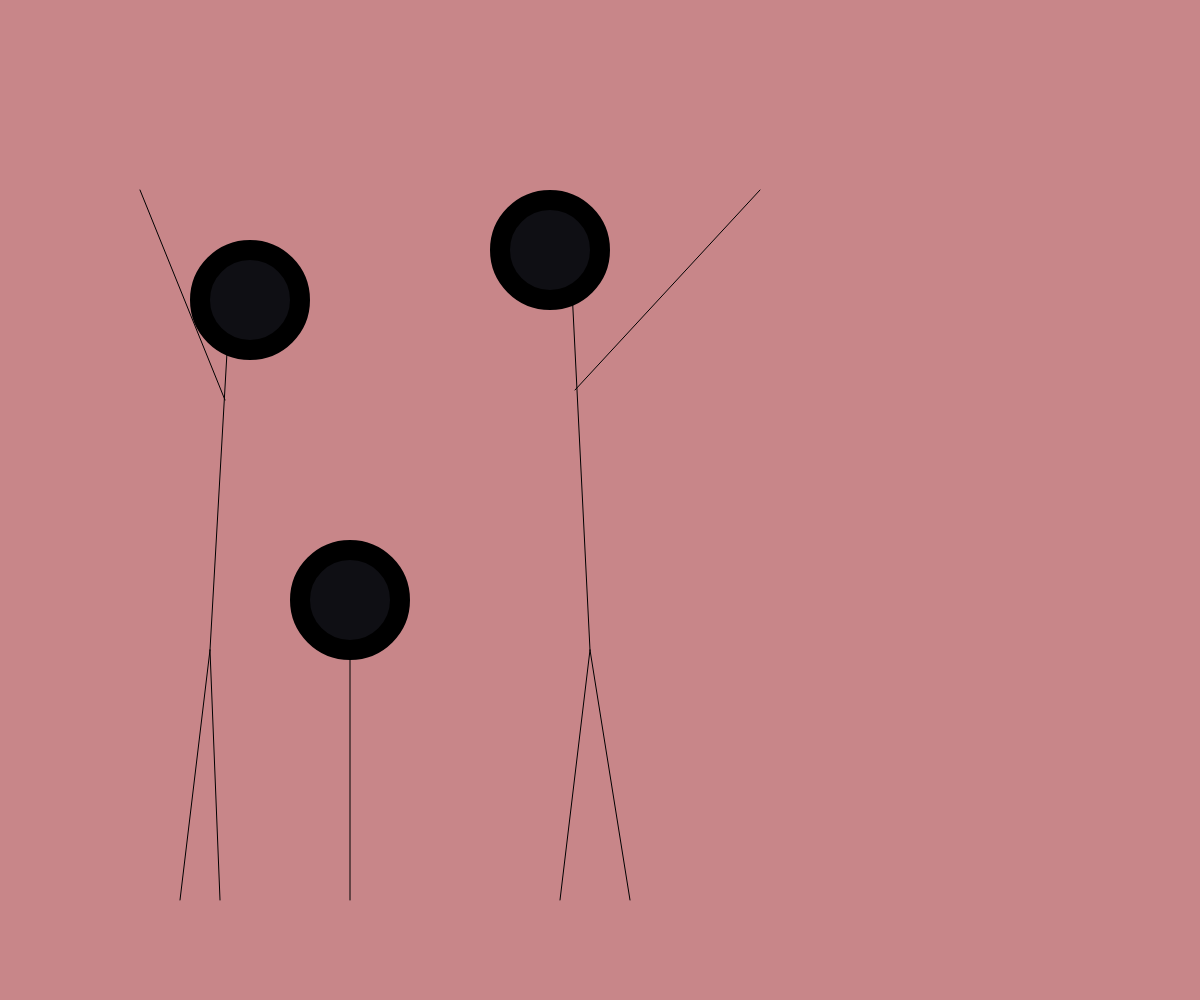
Frame 1 (no input)
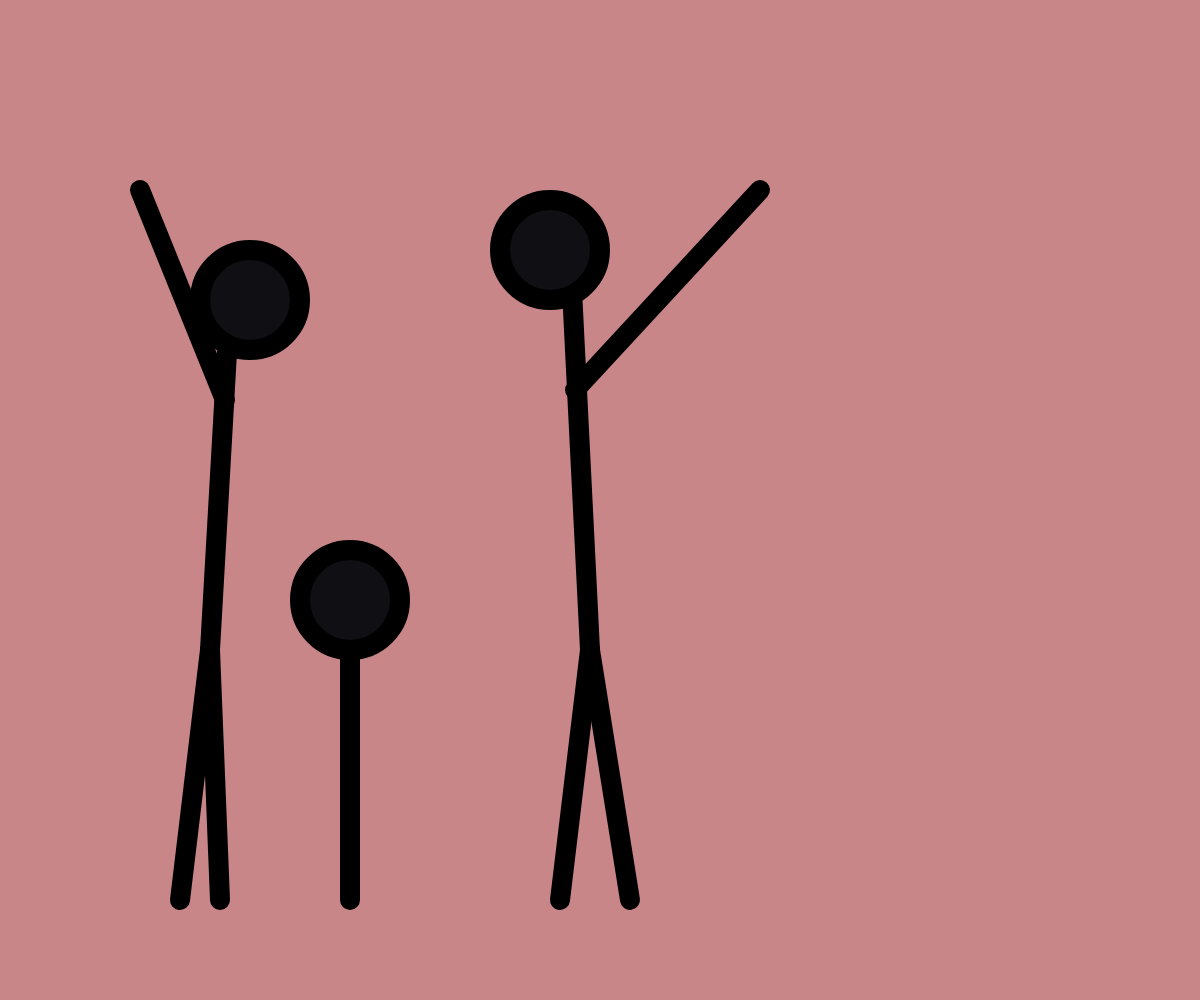
Frame 60 (no input)
Frame 120 (the mouse pressed at the canvas centre since frame 60): identical to frame 60, image omitted

The p5.js sketch that drew these frames (run headless with seeded random() and noise() and a simulated clock; from frame 60 on, the mouse is pressed at the canvas centre):

// p5.js sketch
// ── sketch.js
function setup() {
  createCanvas(windowWidth, windowHeight);
}

function draw() {
  background(200, 134, 137);




  line(230, 300, 210, 650);
  line(570, 250, 590, 650);
  line(350, 600, 350, 900);

  line(210, 650, 180, 900);
  line(210, 650, 220, 900);
  line(590, 650, 630, 900);
  line(590, 650, 560, 900);

  line(225, 400, 140, 190);
  line(575, 390, 760, 190);


strokeWeight(40);




strokeWeight(20);

  fill(15, 15, 20);

  circle(250, 300, 100);
  circle(550, 250, 100);
  circle(350, 600, 100);




}
